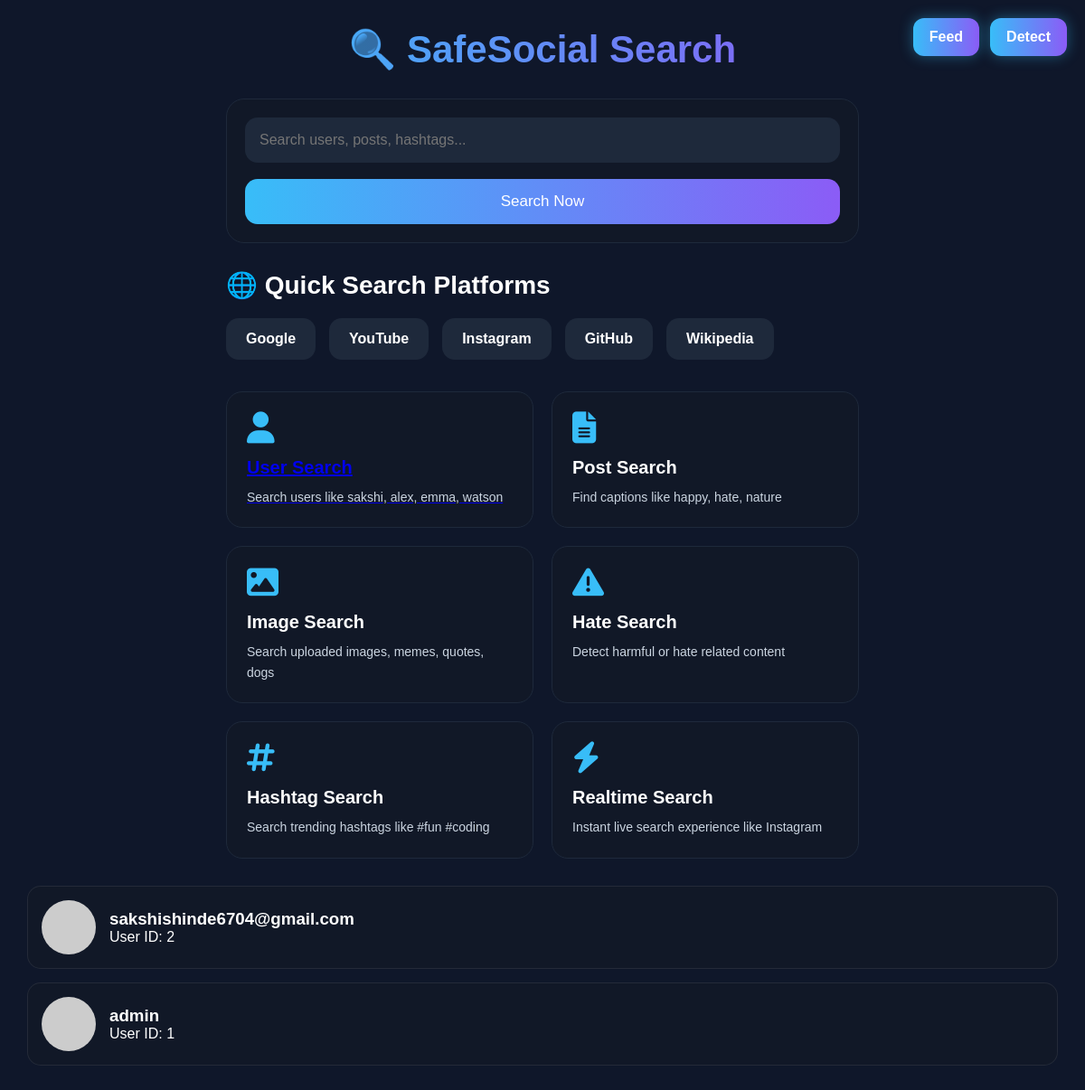
Screenshot of /search with the database file from the repository.
### tables this page shows
CREATE TABLE users (
            id INTEGER PRIMARY KEY AUTOINCREMENT,
            username TEXT NOT NULL,
            email TEXT UNIQUE NOT NULL,
            password TEXT NOT NULL,
            is_admin INTEGER DEFAULT 0
        );

### app.py (the view)
@app.route("/search")
def search():
    conn = get_db_connection()
    cursor = conn.cursor()
    cursor.execute("""
        SELECT id, username
        FROM users
        ORDER BY id DESC
    """)
    users = cursor.fetchall()
    conn.close()
    return render_template(
        "search.html",
        users=users
    )

### app.py (called while the page is built)
def get_db_connection():
    os.makedirs(DB_FOLDER, exist_ok=True)
    conn = sqlite3.connect(DB_PATH)
    conn.row_factory = sqlite3.Row
    return conn

### templates/search.html (shortened to what this page needs)
<!DOCTYPE html>
<html lang="en">
<head>
<link rel="stylesheet"
href="https://cdnjs.cloudflare.com/ajax/libs/font-awesome/6.5.1/css/all.min.css">
</head>
<body>
<div class="search-container">
    <div class="title">
        🔍 SafeSocial Search
    </div>
    <div class="search-box">
        <input
        type="text"
        id="searchInput"
        class="search-input"
        placeholder="Search users, posts, hashtags...">
        <button
        class="search-btn"
        onclick="performSearch()">
            Search Now
        </button>
    </div>
    <div class="quick-links">
        <h2>🌐 Quick Search Platforms</h2>
        <div class="links">
            <a href="https://www.google.com"
            target="_blank">
                Google
            </a>
            <a href="https://www.youtube.com"
            target="_blank">
                YouTube
            </a>
            <a href="https://www.instagram.com"
            target="_blank">
                Instagram
            </a>
            <a href="https://github.com"
            target="_blank">
                GitHub
            </a>
            <a href="https://www.wikipedia.org"
            target="_blank">
                Wikipedia
            </a>
        </div>
    </div>
    <div class="option-grid">
        <a href="/search_user" class="option-card">
            <i class="fa-solid fa-user"></i>
            <h2>User Search</h2>
            <p>
                Search users like
                sakshi, alex, emma, watson
            </p>
       </a>
        <div class="option-card">
            <i class="fa-solid fa-file-lines"></i>
            <h2>Post Search</h2>
            <p>
                Find captions like
                happy, hate, nature
            </p>
        </div>
        <div class="option-card">
            <i class="fa-solid fa-image"></i>
            <h2>Image Search</h2>
            <p>
                Search uploaded images,
                memes, quotes, dogs
            </p>
        </div>
        <div class="option-card">
            <i class="fa-solid fa-triangle-exclamation"></i>
            <h2>Hate Search</h2>
            <p>
                Detect harmful or hate
                related content
            </p>
        </div>
        <div class="option-card">
            <i class="fa-solid fa-hashtag"></i>
            <h2>Hashtag Search</h2>
            <p>
                Search trending hashtags
                like #fun #coding
            </p>
        </div>
        <div class="option-card">
            <i class="fa-solid fa-bolt"></i>
            <h2>Realtime Search</h2>
            <p>
                Instant live search
                experience like Instagram
            </p>
        </div>
    </div>
</div>
<div class="top-buttons">
    <a href="/feed_home">
        Feed
    </a>
    <a href="/detect">
        Detect
    </a>
</div>
<div class="users-container">
    {% for user in users %}
    <div class="user-card">
        <img
            src="https://i.pravatar.cc/150?img={{ user['id'] }}"
            class="profile-icon"
        >
        <div>
            <h3>{{ user['username']}}</h3>
            <p>User ID: {{ user['id'] }}</p>
        </div>
    </div>
    {% endfor %}
</div>
</body>
</html>

### templates/search.html (style rules this page uses)
* { margin:0; padding:0; box-sizing:border-box; }
body { background:#0f172a; color:white; font-family:Arial,sans-serif; min-height:100vh; padding:30px; }
.search-container { max-width:700px; margin:auto; }
.title { text-align:center; font-size:42px; margin-bottom:30px; font-weight:bold; background:linear-gradient( to right, #38bdf8, #8b5cf6 ); -webkit-background-clip:text; -webkit-text-fill-color:transparent; }
.search-box { background:#111827; padding:20px; border-radius:20px; border:1px solid #1e293b; margin-bottom:30px; }
.search-input { width:100%; padding:16px; border:none; outline:none; border-radius:14px; background:#1e293b; color:white; font-size:16px; }
.search-btn { width:100%; margin-top:18px; padding:15px; border:none; border-radius:14px; background:linear-gradient( to right, #38bdf8, #8b5cf6 ); color:white; font-size:17px; cursor:pointer; transition:0.3s; }
.quick-links { margin-bottom:35px; }
.quick-links h2 { margin-bottom:20px; font-size:28px; }
.links { display:flex; flex-wrap:wrap; gap:15px; }
.links a { text-decoration:none; background:#1e293b; color:white; padding:14px 22px; border-radius:14px; transition:0.3s; font-weight:bold; }
.option-grid { display:grid; grid-template-columns:repeat(auto-fit,minmax(250px,1fr)); gap:20px; }
.option-card { background:#111827; padding:22px; border-radius:18px; border:1px solid #1e293b; transition:0.3s; cursor:pointer; }
.option-card i { font-size:35px; margin-bottom:15px; color:#38bdf8; }
.option-card h2 { font-size:20px; margin-bottom:10px; }
.option-card p { color:#cbd5e1; line-height:1.6; font-size:14px; }
.top-buttons { position:fixed; top:20px; right:20px; display:flex; gap:12px; z-index:9999; }
.top-buttons a { text-decoration:none; padding:12px 18px; border-radius:12px; font-weight:bold; color:white; background:linear-gradient( to right, #38bdf8, #8b5cf6 ); transition:0.3s; box-shadow:0 0 15px rgba(56,189,248,0.4); }
.users-container { margin-top:30px; }
.user-card { display:flex; align-items:center; gap:15px; background:#111827; padding:15px; border-radius:15px; margin-bottom:15px; border:1px solid rgba(255,255,255,0.08); }
.profile-icon { width:60px; height:60px; border-radius:50%; }

### rows the page displays
users: username "sakshishinde6704@gmail.com", id "2"
users: username "admin", id "1"
